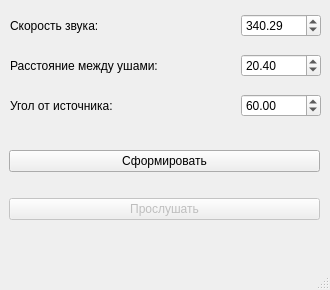
<?xml version="1.0" encoding="UTF-8"?>
<ui version="4.0">
 <class>MainWindow</class>
 <widget class="QMainWindow" name="MainWindow">
  <property name="geometry">
   <rect>
    <x>0</x>
    <y>0</y>
    <width>330</width>
    <height>290</height>
   </rect>
  </property>
  <property name="windowTitle">
   <string>Звуковой стереосигнал</string>
  </property>
  <widget class="QWidget" name="centralwidget">
   <widget class="QWidget" name="horizontalLayoutWidget">
    <property name="geometry">
     <rect>
      <x>10</x>
      <y>10</y>
      <width>311</width>
      <height>31</height>
     </rect>
    </property>
    <layout class="QHBoxLayout" name="horizontalLayout">
     <item>
      <widget class="QLabel" name="speedSoundLabel">
       <property name="text">
        <string>Скорость звука:</string>
       </property>
      </widget>
     </item>
     <item>
      <widget class="QDoubleSpinBox" name="speedSoundSpinBox">
       <property name="maximumSize">
        <size>
         <width>80</width>
         <height>16777215</height>
        </size>
       </property>
       <property name="minimum">
        <double>100.000000000000000</double>
       </property>
       <property name="maximum">
        <double>5000.000000000000000</double>
       </property>
       <property name="value">
        <double>340.290000000000020</double>
       </property>
      </widget>
     </item>
    </layout>
   </widget>
   <widget class="QWidget" name="horizontalLayoutWidget_2">
    <property name="geometry">
     <rect>
      <x>10</x>
      <y>50</y>
      <width>311</width>
      <height>31</height>
     </rect>
    </property>
    <layout class="QHBoxLayout" name="horizontalLayout_2">
     <item>
      <widget class="QLabel" name="distanceEarsLabel">
       <property name="text">
        <string>Расстояние между ушами:</string>
       </property>
      </widget>
     </item>
     <item>
      <widget class="QDoubleSpinBox" name="distanceEarsSpinBox">
       <property name="maximumSize">
        <size>
         <width>80</width>
         <height>16777215</height>
        </size>
       </property>
       <property name="minimum">
        <double>5.000000000000000</double>
       </property>
       <property name="maximum">
        <double>200.000000000000000</double>
       </property>
       <property name="value">
        <double>20.399999999999999</double>
       </property>
      </widget>
     </item>
    </layout>
   </widget>
   <widget class="QWidget" name="verticalLayoutWidget">
    <property name="geometry">
     <rect>
      <x>9</x>
      <y>130</y>
      <width>311</width>
      <height>111</height>
     </rect>
    </property>
    <layout class="QVBoxLayout" name="verticalLayout">
     <item>
      <widget class="QPushButton" name="createSoundButton">
       <property name="text">
        <string>Сформировать</string>
       </property>
      </widget>
     </item>
     <item>
      <widget class="QPushButton" name="listenSoundButton">
       <property name="enabled">
        <bool>false</bool>
       </property>
       <property name="text">
        <string>Прослушать</string>
       </property>
      </widget>
     </item>
    </layout>
   </widget>
   <widget class="QWidget" name="horizontalLayoutWidget_3">
    <property name="geometry">
     <rect>
      <x>10</x>
      <y>90</y>
      <width>311</width>
      <height>31</height>
     </rect>
    </property>
    <layout class="QHBoxLayout" name="horizontalLayout_3">
     <item>
      <widget class="QLabel" name="angleSourceLabel">
       <property name="text">
        <string>Угол от источника:</string>
       </property>
      </widget>
     </item>
     <item>
      <widget class="QDoubleSpinBox" name="angleSourceSpinBox">
       <property name="maximumSize">
        <size>
         <width>80</width>
         <height>16777215</height>
        </size>
       </property>
       <property name="maximum">
        <double>360.000000000000000</double>
       </property>
       <property name="value">
        <double>60.000000000000000</double>
       </property>
      </widget>
     </item>
    </layout>
   </widget>
  </widget>
  <widget class="QMenuBar" name="menubar">
   <property name="geometry">
    <rect>
     <x>0</x>
     <y>0</y>
     <width>330</width>
     <height>21</height>
    </rect>
   </property>
  </widget>
  <widget class="QStatusBar" name="statusbar"/>
 </widget>
 <resources/>
 <connections/>
</ui>
